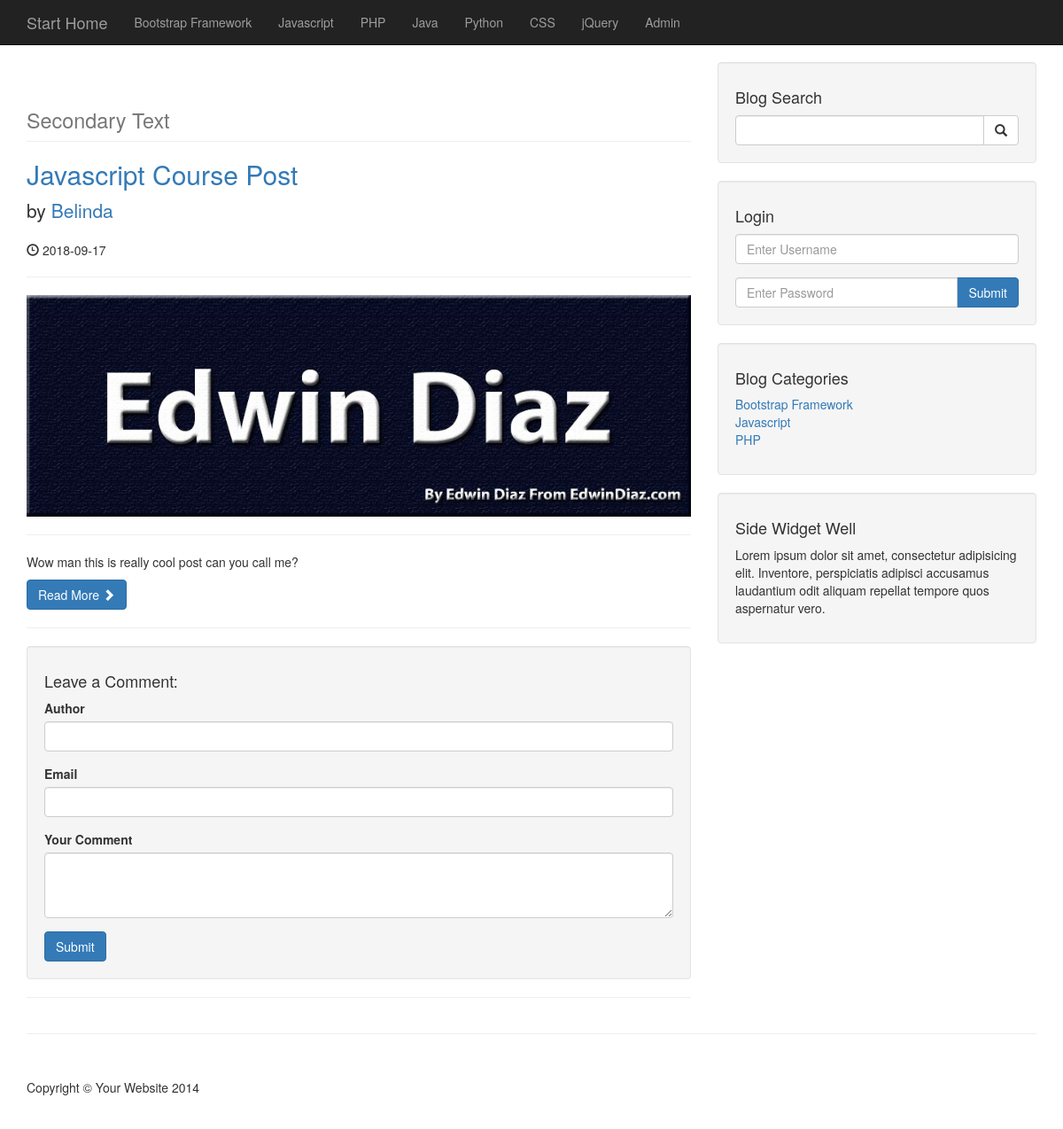
Before: /post.php?p_id=2 with the older database file.
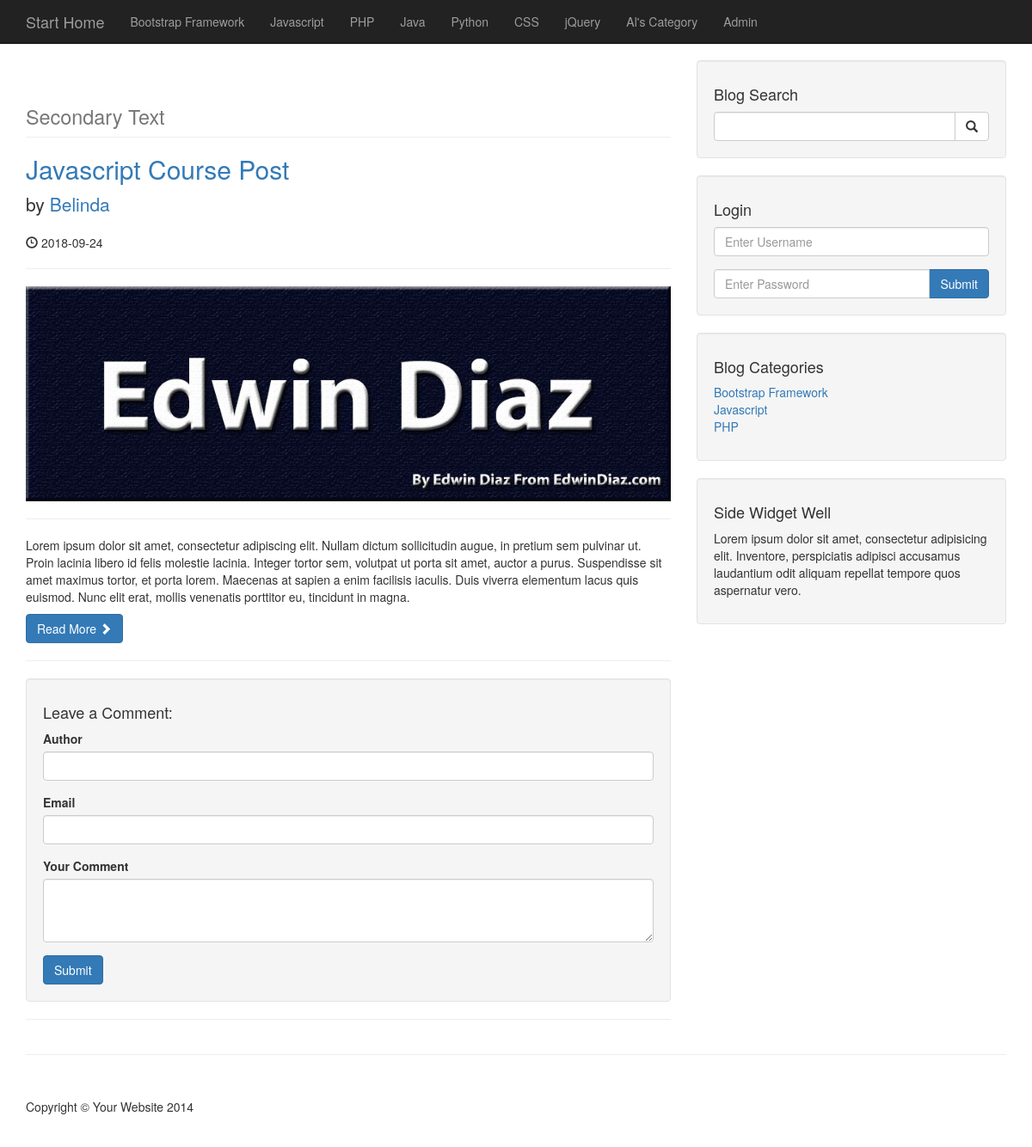
After: the same page with the newer database file.
### tables this page shows
CREATE TABLE `categories` (
  `Id` int(3) NOT NULL,
  `Title` varchar(255) NOT NULL
);

CREATE TABLE `posts` (
  `Id` int(3) NOT NULL,
  `Post_Category_Id` int(3) NOT NULL,
  `Title` varchar(255) NOT NULL,
  `Author` varchar(255) NOT NULL,
  `Date` date NOT NULL,
  `Image` text NOT NULL,
  `Content` text NOT NULL,
  `Tags` varchar(255) NOT NULL,
  `Comment_Count` int(11) NOT NULL,
  `Status` varchar(255) NOT NULL DEFAULT 'draft'
);

### post.php (the view, shortened to what the changed rows need)
<?php include "includes/db_connection.php" ?>
<?php include "includes/header.php"; ?>
<?php include "includes/navigation.php"; ?>
    <div class="container">
    <div class="row">
        <div class="col-md-8">
            <?php
            if(isset($_GET['p_id']))
            {
                $post_id = $_GET['p_id'];
            }
            $query = "SELECT * FROM posts WHERE Id = $post_id; ";
            $select_all_categories_query = mysqli_query($connection, $query);
            while($row = mysqli_fetch_assoc($select_all_categories_query)) {
                $post_id = $row['Id'];
                $post_title = $row['Title'];
                $post_author = $row['Author'];
                $post_date = $row['Date'];
                $post_image = $row['Image'];
                $post_content = $row['Content'];
                ?>
                <h1 class="page-header">
                    <small>Secondary Text</small>
                </h1>
                <h2>
                    <a href="post.php?p_id=<?php echo $post_id; ?>"><?php echo $post_title; ?></a>
                </h2>
                <p class="lead">
                    by <a href="index.php"><?php echo $post_author; ?></a>
                </p>
                <p><span class="glyphicon glyphicon-time"></span> <?php echo $post_date; ?></p>
                <hr>
                <img class="img-responsive" src="images/<?php echo $post_image; ?>" alt="">
                <hr>
                <p><?php echo $post_content; ?></p>
                <a class="btn btn-primary" href="post.php?p_id=<?php echo $post_id; ?>">Read More <span class="glyphicon glyphicon-chevron-right"></span></a>
                <hr>
                <?php
            }
            ?>
            <div class="well">
                <h4>Leave a Comment:</h4>
                <form action="" method="post" role="form">
                </form>
            </div>
            <hr>
        </div>
        <?php include "includes/sidebar.php"; ?>
    </div>
<?php include "includes/footer.php"; ?>

### includes/navigation.php (shortened to what the changed rows need)
<nav class="navbar navbar-inverse navbar-fixed-top" role="navigation">
    <div class="container">
        <div class="collapse navbar-collapse" id="bs-example-navbar-collapse-1">
            <ul class="nav navbar-nav">
                <?php
                $query = "SELECT * FROM categories";
                $select_all_categories_query = mysqli_query($connection, $query);
                while($row = mysqli_fetch_assoc($select_all_categories_query)) {
                    $cat_title = $row['Title'];
                    echo "<li ><a href='#'>{$cat_title}</a></li>";
                }
                ?>
            </ul>
        </div>
    </div>
</nav>

### includes/sidebar.php (shortened to what the changed rows need)
<div class="col-md-4">
    <div class="well">
        <div class="row">
            <div class="col-lg-12">
                <ul class="list-unstyled">
                    <?php
                    $query = "SELECT * FROM categories LIMIT 3";
                    $select_categories_sidebar_query = mysqli_query($connection, $query);
                    while($row = mysqli_fetch_assoc($select_categories_sidebar_query)) {
                        $cat_id = $row['Id'];
                        $cat_title = $row['Title'];
                        echo "<li ><a href='category.php?category=$cat_id'>{$cat_title}</a></li>";
                    }
                    ?>
                </ul>
            </div>
        </div>
    </div>
</div>

Changed rows visible on the page:
added categories: Title "Al's Category"
changed posts "Javascript Course Post": Date "2018-09-17" → "2018-09-24"; Content "Wow man this is really cool post can you call me?" → "Lorem ipsum dolor sit amet, consectetur adipiscing elit. Nullam dictum sollicitudin augue, in pretium sem pulvinar ut. Proin lacinia libero id felis molestie lacinia. Integer tortor sem, volutpat ut porta sit amet, auctor a purus. Suspendisse sit amet maximus tortor, et porta lorem. Maecenas at sapien a enim facilisis iaculis. Duis viverra elementum lacus quis euismod. Nunc elit erat, mollis venenatis porttitor eu, tincidunt in magna."
